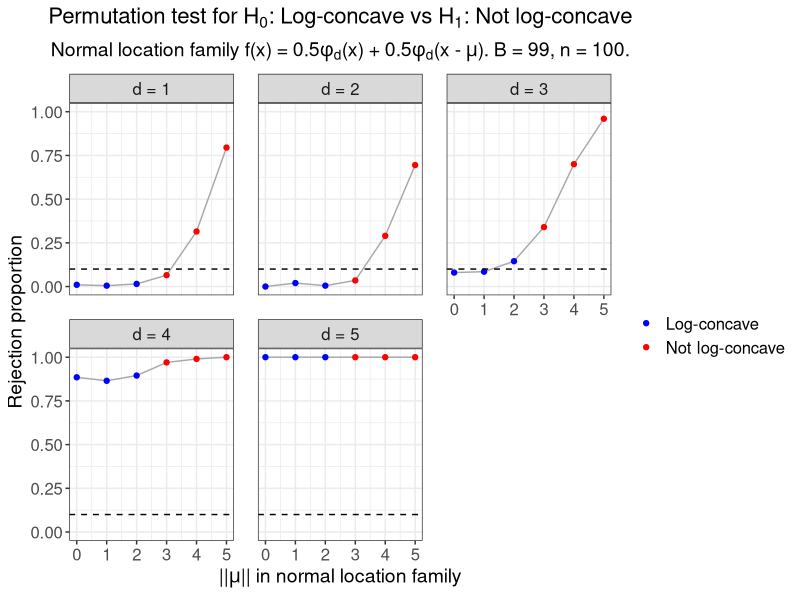

The R script that drew this image:
# Create Figure 1 in main paper.
# Plot results from Cule et al. (2010) permutation test of
# H_0: log-concave versus H_1: not log-concave.
# Use two-component normal location model.

suppressMessages(library(data.table))
suppressMessages(library(tidyverse))
suppressMessages(library(gtable))
suppressMessages(library(cowplot))

# Create theme
paper_theme <- theme_bw() +
  theme(plot.title = element_text(hjust = 0.5, size = 16),
        plot.subtitle = element_text(hjust = 0.5, size = 14),
        legend.title = element_text(size = 14),
        axis.title = element_text(size = 14),
        legend.text = element_text(size = 12),
        axis.text = element_text(size = 12),
        strip.text = element_text(size = 12),
        panel.spacing = unit(1.2, "lines"))

# Function to position legend into wasted space.
# Source: https://stackoverflow.com/questions/54438495/shift-legend-into-empty-facets-of-a-faceted-plot-in-ggplot2
shift_legend <- function(p){
  
  # check if p is a valid object
  if(!"gtable" %in% class(p)){
    if("ggplot" %in% class(p)){
      gp <- ggplotGrob(p) # convert to grob
    } else {
      message("This is neither a ggplot object nor a grob generated from ggplotGrob. Returning original plot.")
      return(p)
    }
  } else {
    gp <- p
  }
  
  # check for unfilled facet panels
  facet.panels <- grep("^panel", gp[["layout"]][["name"]])
  empty.facet.panels <- sapply(facet.panels, function(i) "zeroGrob" %in% class(gp[["grobs"]][[i]]))
  empty.facet.panels <- facet.panels[empty.facet.panels]
  if(length(empty.facet.panels) == 0){
    message("There are no unfilled facet panels to shift legend into. Returning original plot.")
    return(p)
  }
  
  # establish extent of unfilled facet panels (including any axis cells in between)
  empty.facet.panels <- gp[["layout"]][empty.facet.panels, ]
  empty.facet.panels <- list(min(empty.facet.panels[["t"]]), min(empty.facet.panels[["l"]]),
                             max(empty.facet.panels[["b"]]), max(empty.facet.panels[["r"]]))
  names(empty.facet.panels) <- c("t", "l", "b", "r")
  
  # extract legend & copy over to location of unfilled facet panels
  guide.grob <- which(gp[["layout"]][["name"]] == "guide-box")
  if(length(guide.grob) == 0){
    message("There is no legend present. Returning original plot.")
    return(p)
  }
  gp <- gtable_add_grob(x = gp,
                        grobs = gp[["grobs"]][[guide.grob]],
                        t = empty.facet.panels[["t"]],
                        l = empty.facet.panels[["l"]],
                        b = empty.facet.panels[["b"]],
                        r = empty.facet.panels[["r"]],
                        name = "new-guide-box")
  
  # squash the original guide box's row / column (whichever applicable)
  # & empty its cell
  guide.grob <- gp[["layout"]][guide.grob, ]
  if(guide.grob[["l"]] == guide.grob[["r"]]){
    gp <- gtable_squash_cols(gp, cols = guide.grob[["l"]])
  }
  if(guide.grob[["t"]] == guide.grob[["b"]]){
    gp <- gtable_squash_rows(gp, rows = guide.grob[["t"]])
  }
  gp <- gtable_remove_grobs(gp, "guide-box")
  
  return(gp)
}

# Read in data
results <- fread("data/fig01_perm_test.csv")

# Get rejection proportion at each (d, mu_norm) combination
reject_df <- results %>% 
  group_by(n_obs, d, mu_norm, B) %>% 
  dplyr::summarise(reject_prop = mean(reject),
                   sim_count = n())

# Check parameters
stopifnot(unique(results$equal_space_mu) == 0,
          unique(results$B) == 99,
          unique(results$n_obs) == 100,
          sort(unique(results$mu_norm)) == 0:5,
          unique(reject_df$sim_count) == 200)

# Plot rejection proportions at B = 99 shuffles, n = 100.
perm_test_reject_n100 <- reject_df %>% 
  mutate(d = factor(d, levels = 1:5, 
                    labels = c("d = 1", "d = 2", "d = 3", "d = 4", "d = 5")),
         log_concave = 
           factor(mu_norm, levels = 0:5, 
                  labels = c("Log-concave", "Log-concave", "Log-concave", 
                             "Not log-concave", "Not log-concave", 
                             "Not log-concave"))) %>% 
  ggplot(aes(x = mu_norm, y = reject_prop, col = log_concave)) +
  facet_wrap(. ~ d) +
  geom_line(color = "darkgrey") +
  geom_point() +
  geom_hline(yintercept = 0.10, lty = "dashed") +
  labs(x = expression("||"*mu*"|| in normal location family"), 
       y = "Rejection proportion",
       col = "",
       title = expression("Permutation test for H"[0]*
                            ": Log-concave vs H"[1]*": Not log-concave"),
       subtitle = expression("Normal location family f(x) = 0.5"*phi[d]*"(x)"~
                               "+ 0.5"*phi[d]*"(x -"~mu*"). B = 99, n = 100.")) +
  scale_color_manual(values = c("blue", "red")) +
  paper_theme

#####################
##### Save plot #####
#####################

ggsave(plot = shift_legend(perm_test_reject_n100),
       filename = "plots/figure_01.pdf",
       width = 8, height = 5)
